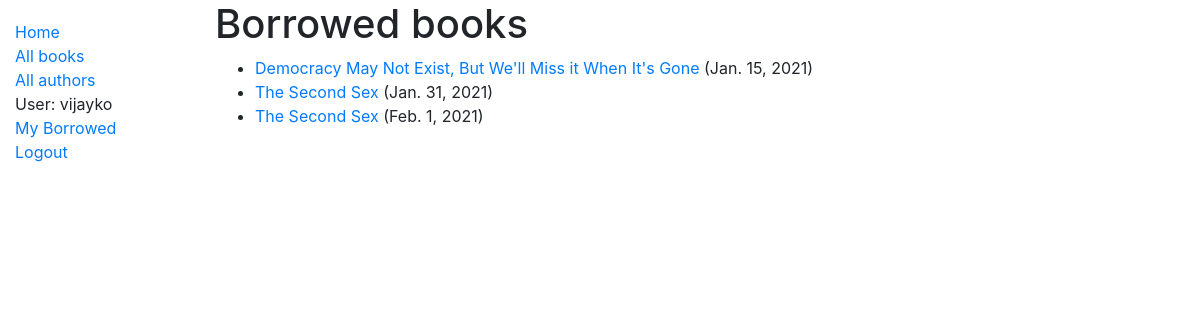
/catalog/mybooks/ (signed in), run on the app's committed database.
### catalog/models.py (models this page shows, shortened)
class BookInstance(models.Model):
	id = models.UUIDField(primary_key=True, default=uuid.uuid4, help_text='Unique ID for this particular book across whole library')
	book = models.ForeignKey('Book', on_delete=models.RESTRICT)
	imprint = models.CharField(max_length=200)
	due_back = models.DateField(null=True, blank=True)
	borrower = models.ForeignKey(User, on_delete=models.SET_NULL, null=True, blank=True)
	LOAN_STATUS = (
		('m', 'Maintenance'),
		('o', 'On loan'),
		('a', 'Available'),
		('r', 'Reserved'),
	)
	status = models.CharField(
		max_length=1,
		choices=LOAN_STATUS,
		blank=True,
		default='m',
		help_text='Book availability',
	)
	class Meta:
		ordering = ['due_back']
		permissions = (("can_mark_returned", "Set book as returned"),)
	@property
	def is_overdue(self):
		if self.due_back and date.today() > self.due_back:
			return True
		return False

class Book(models.Model):
	title = models.CharField(max_length=200)
	author = models.ForeignKey('Author', on_delete=models.SET_NULL, null=True)
	summary = models.TextField(max_length=1000, help_text='Enter a brief description of the book')
	isbn = models.CharField('ISBN', max_length=13, unique=True,
							help_text='13 Character <a href="https://www.isbn-international.org/content/what-isbn">ISBN number</a>')
	genre = models.ManyToManyField(Genre, help_text='Select a genre for this book')
	language = models.ForeignKey('Language', on_delete=models.SET_NULL, null=True)
	class Meta:
		ordering = ['title', 'author']
	def display_genre(self):
		"""Create a string for the Genre. This is required to display genre in Admin."""
		return ', '.join(genre.name for genre in self.genre.all()[:3])
	display_genre.short_description = 'Genre'

### catalog/views.py (the view)
# urls.py: path('mybooks/', views.LoanedBooksByUserListView.as_view(), name='my-borrowed'),
class LoanedBooksByUserListView(LoginRequiredMixin, generic.ListView):
	model = BookInstance
	template_name = 'catalog/bookinstance_list_borrowed_user.html'
	paginate_by = 10
	def get_queryset(self):
		return BookInstance.objects.filter(borrower=self.request.user).filter(status__exact='o').order_by('due_back')

### catalog/templates/catalog/bookinstance_list_borrowed_user.html
{% extends "base_generic.html" %}
{% block content %}
    <h1>Borrowed books</h1>
    {% if bookinstance_list %}
    <ul>
      {% for bookinst in bookinstance_list %}
      <li class="{% if bookinst.is_overdue %}text-danger{% endif %}">
        <a href="{% url 'book-detail' bookinst.book.pk %}">{{bookinst.book.title}}</a> ({{ bookinst.due_back }})
      </li>
      {% endfor %}
    </ul>
    {% else %}
      <p>There are no books borrowed.</p>
    {% endif %}
{% endblock %}

### catalog/templates/base_generic.html (shortened to what this page needs)
<!DOCTYPE html>
<html lang="en">
<head>
  <link rel="stylesheet" href="https://cdn.jsdelivr.net/npm/bootstrap@4.5.3/dist/css/bootstrap.min.css">
  {% load static %}
  <link rel="stylesheet" href="{% static 'css/styles.css' %}">
</head>
<body>
  <div class="container-fluid">
    <div class="row">
      <div class="col-sm-2">
      {% block sidebar %}
        <ul class="sidebar-nav">
          <li><a href="{% url 'index' %}">Home</a></li>
          <li><a href="{% url 'books' %}">All books</a></li>
          <li><a href="{% url 'author' %}">All authors</a></li>
          {% if user.is_authenticated %}
           <li>User: {{ user.get_username }}</li>
           <li><a href="{% url 'my-borrowed' %}">My Borrowed</a></li>
           <li><a href="{% url 'logout'%}?next={{request.path}}">Logout</a></li>
          {% else %}
           <li><a href="{% url 'login'%}?next={{request.path}}">Login</a></li>
          {% endif %}
        </ul>
     {% endblock %}
      </div>
      <div class="col-sm-10 ">{% block content %}{% endblock %}
      </div>
    </div>
  </div>
</body>
</html>

### catalog/static/css/styles.css (style rules this page uses)
.sidebar-nav { margin-top: 20px; padding: 0; list-style: none; }

### data on the page
BookInstance: book "Democracy May Not Exist, But We'll Miss it When It's Gone", due_back "Jan. 15, 2021"
BookInstance: book "The Second Sex", due_back "Jan. 31, 2021"
BookInstance: book "The Second Sex", due_back "Feb. 1, 2021"

### other printed values
{{ user.get_username }} "vijayko"
